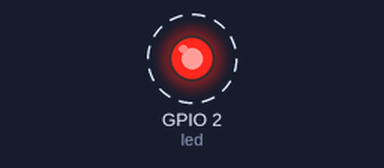
The program below on a simulated ESP32 board running MicroPython. Shown: output pins drawn as LEDs (lit = HIGH). Wiring (from the project's diagram.json): red LED on GPIO 2. Dashed ring = blinking. What the program prints to the serial console is not drawn.

Above: at 0.2 s.
Timing chart, 0 to 3.0 s (numbered marks = the images above):
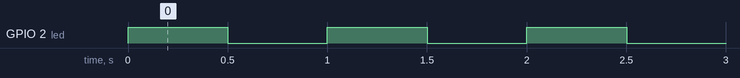

The program:

solution.py
```python
import time

from machine import Pin

# The blink task: the LED on GPIO2 blinks (0.5 s on / 0.5 s off);
# every turn is printed to serial - the runner and the scenario score the firmware by it.
led = Pin(2, Pin.OUT)
n = 0
while True:
    led.value(1)
    print(f"blink {n}: on")
    time.sleep(0.5)
    led.value(0)
    print(f"blink {n}: off")
    time.sleep(0.5)
    n += 1
```

Measured:
- by itself, GPIO 2 (led): alternates HIGH for 0.50 s and LOW for 0.50 s
